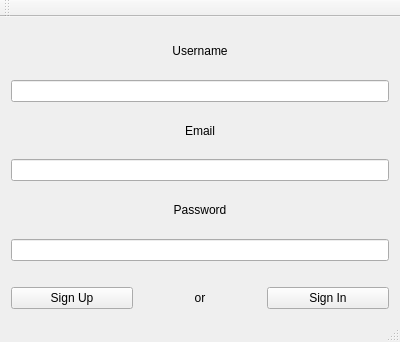
<?xml version="1.0" encoding="UTF-8"?>
<ui version="4.0">
 <class>SignUpWindow</class>
 <widget class="QMainWindow" name="SignUpWindow">
  <property name="geometry">
   <rect>
    <x>0</x>
    <y>0</y>
    <width>400</width>
    <height>342</height>
   </rect>
  </property>
  <property name="windowTitle">
   <string>SignUpWindow</string>
  </property>
  <widget class="QWidget" name="centralWidget">
   <layout class="QVBoxLayout" name="verticalLayout_2">
    <item>
     <layout class="QVBoxLayout" name="verticalLayout">
      <item>
       <widget class="QLabel" name="usernameLabel">
        <property name="text">
         <string>Username</string>
        </property>
        <property name="alignment">
         <set>Qt::AlignCenter</set>
        </property>
       </widget>
      </item>
      <item>
       <widget class="QLineEdit" name="usernameInput"/>
      </item>
      <item>
       <widget class="QLabel" name="emailLabel">
        <property name="text">
         <string>Email</string>
        </property>
        <property name="alignment">
         <set>Qt::AlignCenter</set>
        </property>
       </widget>
      </item>
      <item>
       <widget class="QLineEdit" name="emailInput"/>
      </item>
      <item>
       <widget class="QLabel" name="passwordLabel">
        <property name="text">
         <string>Password</string>
        </property>
        <property name="alignment">
         <set>Qt::AlignCenter</set>
        </property>
       </widget>
      </item>
      <item>
       <widget class="QLineEdit" name="passwordInput"/>
      </item>
      <item>
       <spacer name="verticalSpacer">
        <property name="orientation">
         <enum>Qt::Vertical</enum>
        </property>
        <property name="sizeType">
         <enum>QSizePolicy::Fixed</enum>
        </property>
        <property name="sizeHint" stdset="0">
         <size>
          <width>20</width>
          <height>20</height>
         </size>
        </property>
       </spacer>
      </item>
      <item>
       <layout class="QHBoxLayout" name="horizontalLayout">
        <item>
         <widget class="QPushButton" name="signUpBtn">
          <property name="text">
           <string>Sign Up</string>
          </property>
         </widget>
        </item>
        <item>
         <widget class="QLabel" name="orLabel">
          <property name="text">
           <string>or</string>
          </property>
          <property name="alignment">
           <set>Qt::AlignCenter</set>
          </property>
         </widget>
        </item>
        <item>
         <widget class="QPushButton" name="signInBtn">
          <property name="text">
           <string>Sign In</string>
          </property>
         </widget>
        </item>
       </layout>
      </item>
     </layout>
    </item>
   </layout>
   <zorder></zorder>
  </widget>
  <widget class="QMenuBar" name="menuBar">
   <property name="geometry">
    <rect>
     <x>0</x>
     <y>0</y>
     <width>400</width>
     <height>22</height>
    </rect>
   </property>
  </widget>
  <widget class="QToolBar" name="mainToolBar">
   <attribute name="toolBarArea">
    <enum>TopToolBarArea</enum>
   </attribute>
   <attribute name="toolBarBreak">
    <bool>false</bool>
   </attribute>
  </widget>
  <widget class="QStatusBar" name="statusBar"/>
 </widget>
 <layoutdefault spacing="6" margin="11"/>
 <resources/>
 <connections/>
</ui>
